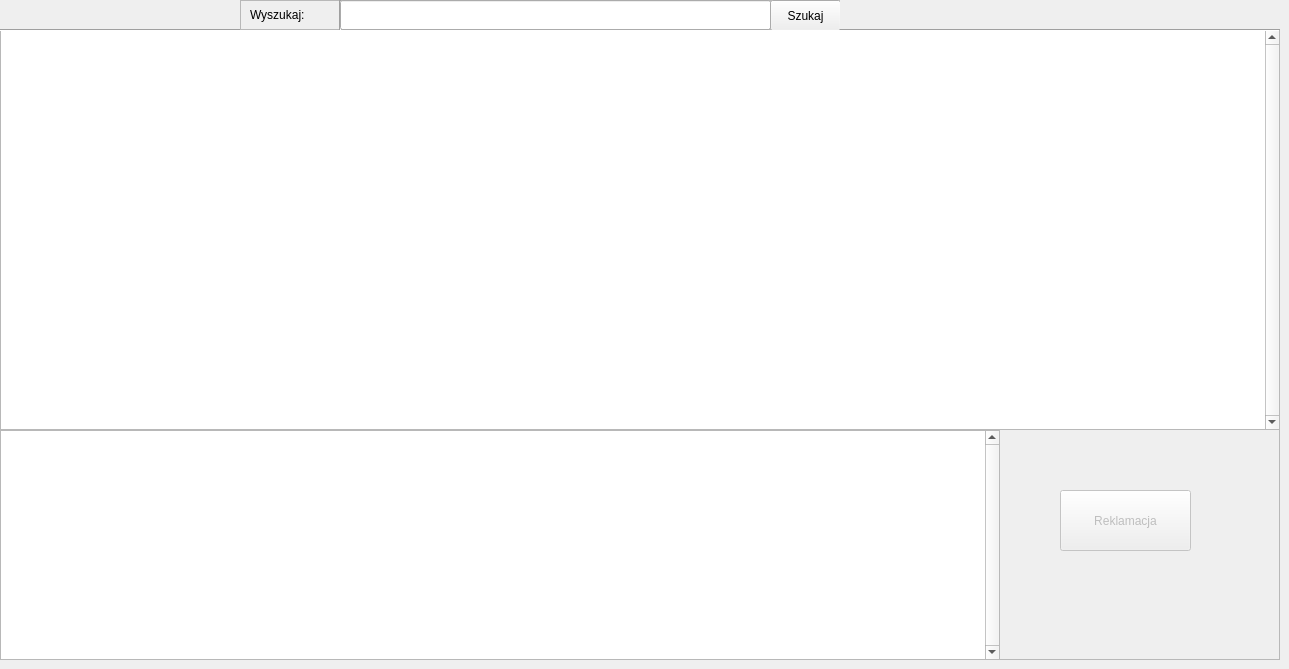
    <widget class="QWidget" name="transakcje_page">
     <widget class="QFrame" name="frame_7">
      <property name="geometry">
       <rect>
        <x>0</x>
        <y>30</y>
        <width>1280</width>
        <height>630</height>
       </rect>
      </property>
      <property name="frameShape">
       <enum>QFrame::StyledPanel</enum>
      </property>
      <property name="frameShadow">
       <enum>QFrame::Raised</enum>
      </property>
      <widget class="QTableView" name="transakcje_table">
       <property name="geometry">
        <rect>
         <x>0</x>
         <y>0</y>
         <width>1280</width>
         <height>400</height>
        </rect>
       </property>
       <property name="frameShadow">
        <enum>QFrame::Sunken</enum>
       </property>
       <property name="midLineWidth">
        <number>1</number>
       </property>
       <property name="verticalScrollBarPolicy">
        <enum>Qt::ScrollBarAlwaysOn</enum>
       </property>
       <property name="horizontalScrollBarPolicy">
        <enum>Qt::ScrollBarAlwaysOff</enum>
       </property>
       <property name="editTriggers">
        <set>QAbstractItemView::NoEditTriggers</set>
       </property>
       <property name="showDropIndicator" stdset="0">
        <bool>false</bool>
       </property>
       <property name="alternatingRowColors">
        <bool>true</bool>
       </property>
       <property name="iconSize">
        <size>
         <width>0</width>
         <height>0</height>
        </size>
       </property>
       <attribute name="horizontalHeaderCascadingSectionResizes">
        <bool>false</bool>
       </attribute>
       <attribute name="horizontalHeaderShowSortIndicator" stdset="0">
        <bool>false</bool>
       </attribute>
       <attribute name="horizontalHeaderStretchLastSection">
        <bool>false</bool>
       </attribute>
       <attribute name="verticalHeaderCascadingSectionResizes">
        <bool>false</bool>
       </attribute>
       <attribute name="verticalHeaderShowSortIndicator" stdset="0">
        <bool>false</bool>
       </attribute>
       <attribute name="verticalHeaderStretchLastSection">
        <bool>false</bool>
       </attribute>
      </widget>
      <widget class="QTableView" name="transakcja_table">
       <property name="geometry">
        <rect>
         <x>0</x>
         <y>400</y>
         <width>1000</width>
         <height>230</height>
        </rect>
       </property>
       <property name="frameShadow">
        <enum>QFrame::Sunken</enum>
       </property>
       <property name="midLineWidth">
        <number>1</number>
       </property>
       <property name="verticalScrollBarPolicy">
        <enum>Qt::ScrollBarAlwaysOn</enum>
       </property>
       <property name="horizontalScrollBarPolicy">
        <enum>Qt::ScrollBarAlwaysOff</enum>
       </property>
       <property name="editTriggers">
        <set>QAbstractItemView::NoEditTriggers</set>
       </property>
       <property name="showDropIndicator" stdset="0">
        <bool>false</bool>
       </property>
       <property name="alternatingRowColors">
        <bool>true</bool>
       </property>
       <property name="iconSize">
        <size>
         <width>0</width>
         <height>0</height>
        </size>
       </property>
       <attribute name="horizontalHeaderCascadingSectionResizes">
        <bool>false</bool>
       </attribute>
       <attribute name="horizontalHeaderShowSortIndicator" stdset="0">
        <bool>false</bool>
       </attribute>
       <attribute name="horizontalHeaderStretchLastSection">
        <bool>false</bool>
       </attribute>
       <attribute name="verticalHeaderCascadingSectionResizes">
        <bool>false</bool>
       </attribute>
       <attribute name="verticalHeaderShowSortIndicator" stdset="0">
        <bool>false</bool>
       </attribute>
       <attribute name="verticalHeaderStretchLastSection">
        <bool>false</bool>
       </attribute>
      </widget>
      <widget class="QPushButton" name="reklamacja_btn">
       <property name="enabled">
        <bool>false</bool>
       </property>
       <property name="geometry">
        <rect>
         <x>1060</x>
         <y>460</y>
         <width>131</width>
         <height>61</height>
        </rect>
       </property>
       <property name="text">
        <string>Reklamacja</string>
       </property>
      </widget>
     </widget>
     <widget class="Line" name="line_15">
      <property name="geometry">
       <rect>
        <x>0</x>
        <y>25</y>
        <width>1280</width>
        <height>10</height>
       </rect>
      </property>
      <property name="orientation">
       <enum>Qt::Horizontal</enum>
      </property>
     </widget>
     <widget class="QFrame" name="frame_26">
      <property name="geometry">
       <rect>
        <x>240</x>
        <y>0</y>
        <width>600</width>
        <height>30</height>
       </rect>
      </property>
      <property name="frameShape">
       <enum>QFrame::StyledPanel</enum>
      </property>
      <property name="frameShadow">
       <enum>QFrame::Plain</enum>
      </property>
      <property name="lineWidth">
       <number>4</number>
      </property>
      <property name="midLineWidth">
       <number>2</number>
      </property>
      <widget class="QLabel" name="label_53">
       <property name="geometry">
        <rect>
         <x>0</x>
         <y>0</y>
         <width>90</width>
         <height>30</height>
        </rect>
       </property>
       <property name="lineWidth">
        <number>-4</number>
       </property>
       <property name="text">
        <string>Wyszukaj:</string>
       </property>
       <property name="textFormat">
        <enum>Qt::PlainText</enum>
       </property>
       <property name="scaledContents">
        <bool>false</bool>
       </property>
       <property name="margin">
        <number>0</number>
       </property>
       <property name="indent">
        <number>10</number>
       </property>
      </widget>
      <widget class="Line" name="line_16">
       <property name="geometry">
        <rect>
         <x>95</x>
         <y>0</y>
         <width>10</width>
         <height>31</height>
        </rect>
       </property>
       <property name="orientation">
        <enum>Qt::Vertical</enum>
       </property>
      </widget>
      <widget class="QLineEdit" name="szukaj_trans_txt">
       <property name="geometry">
        <rect>
         <x>100</x>
         <y>0</y>
         <width>431</width>
         <height>30</height>
        </rect>
       </property>
      </widget>
      <widget class="QPushButton" name="szukaj_trans_btn">
       <property name="geometry">
        <rect>
         <x>530</x>
         <y>0</y>
         <width>71</width>
         <height>31</height>
        </rect>
       </property>
       <property name="text">
        <string>Szukaj</string>
       </property>
      </widget>
     </widget>
    </widget>
